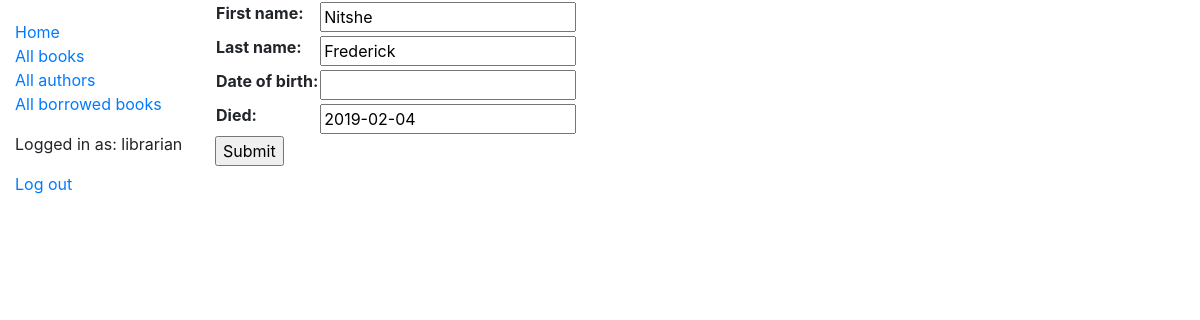
The app's page /catalog/author/2/update (signed in), older data.
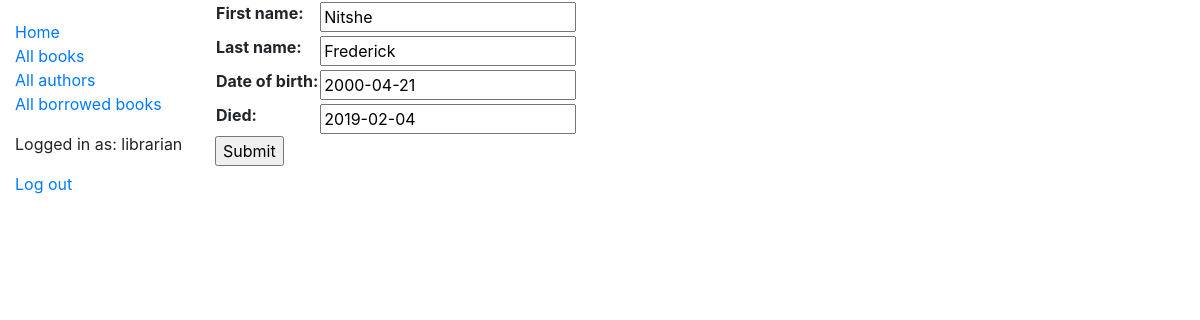
The same page, newer data.
### catalog/models.py (models this page shows, shortened)
class Author(models.Model):
    first_name = models.CharField(max_length=100)
    last_name = models.CharField(max_length=100)
    date_of_birth = models.DateField(blank=True, null=True)
    date_of_death = models.DateField('Died', blank=True, null=True)
    class Meta:
        ordering=['last_name','first_name']
        permissions = (
            ("can_edit_authors", "Create, update, delete"),
        )

### catalog/views.py (the view)
# urls.py: path('author/<int:pk>/update', views.AuthorUpdate.as_view(), name='author_update'),
class AuthorUpdate(PermissionRequiredMixin, UpdateView):
    permission_required = 'catalog.can_edit_authors'
    model = Author
    fields = ['first_name', 'last_name', 'date_of_birth', 'date_of_death']

### catalog/templates/catalog/author_form.html (shortened to what this page needs)
{% extends "base_generic.html" %}
{% block content %}
  <form action="" method="post">
    <table>
    {{ form.as_table }}
    </table>
    <input type="submit" value="Submit">
  </form>
{% endblock %}

Row changes from the older to the newer data that the page shows:
changed Author "Nitshe": date_of_birth (not shown) → "2000-04-21"
